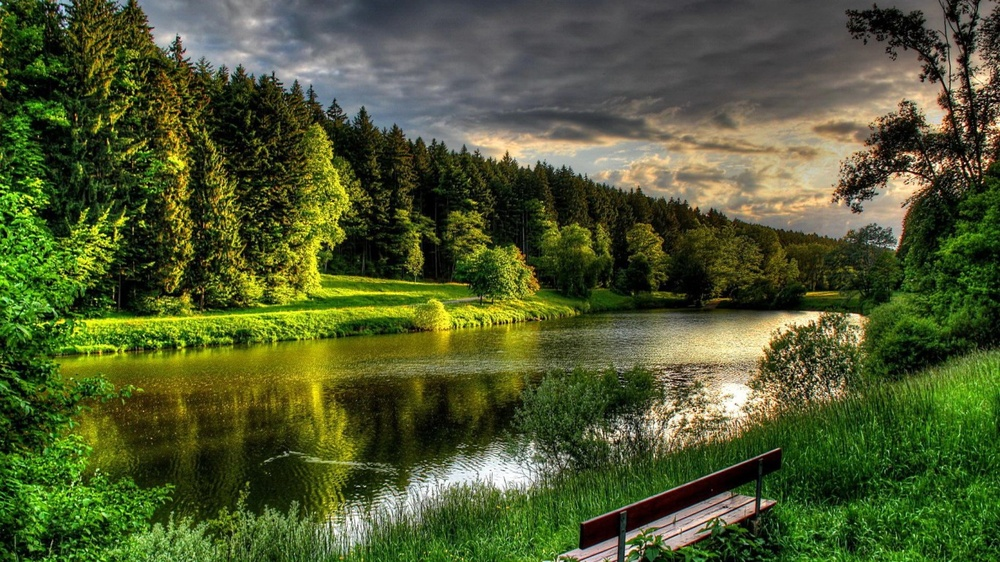
#> input picture PythonProjecct/images/manzara.jpg, 1000 x 562 px, shrunk from 1366 x 768 before the run
$ python 3-maxfilter-boxfilter.py
#> lines starting #> are read from the running program, lines starting #| are printed output that depends on the picture
import cv2
from matplotlib import pyplot as plt


img = cv2.imread('images/manzara.jpg')
#> img is the input picture: shape (562, 1000, 3); mean B, G, R 47.5, 88.9, 78.6
img = cv2.cvtColor(img, cv2.COLOR_BGR2RGB)

max_filtered = cv2.blur(img, (5, 5))
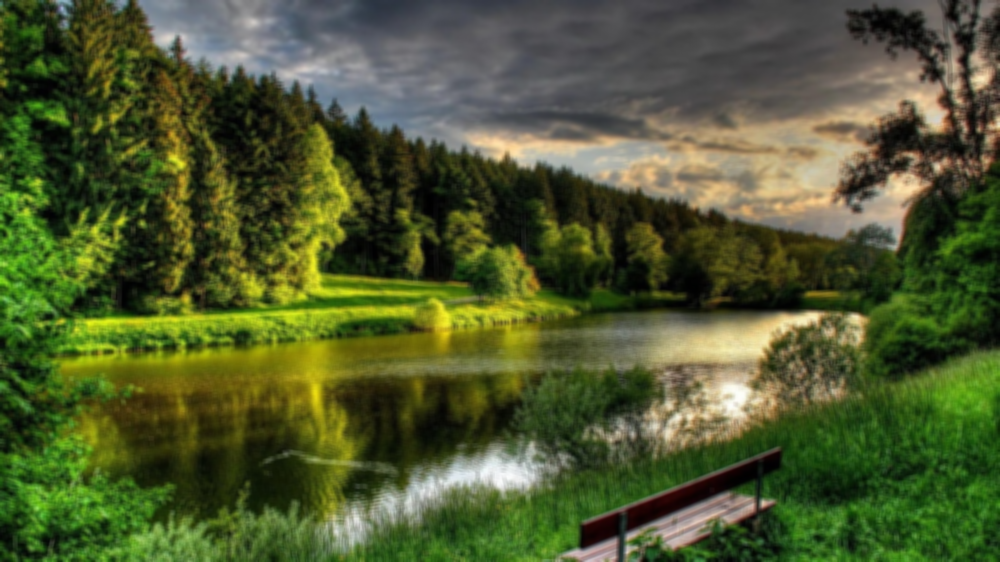
#> max_filtered: shape (562, 1000, 3); mean R, G, B 78.6, 88.9, 47.5

box_filtered = cv2.boxFilter(img, -1, (5, 5))

plt.figure(figsize=(10, 5))

plt.subplot(1, 3, 1)
plt.imshow(img)
plt.title('Orijinal Resim')

plt.subplot(1, 3, 2)
plt.imshow(max_filtered)
plt.title('Max Filter')

plt.subplot(1, 3, 3)
plt.imshow(box_filtered)
plt.title('Box Filter')

plt.tight_layout()
plt.show()
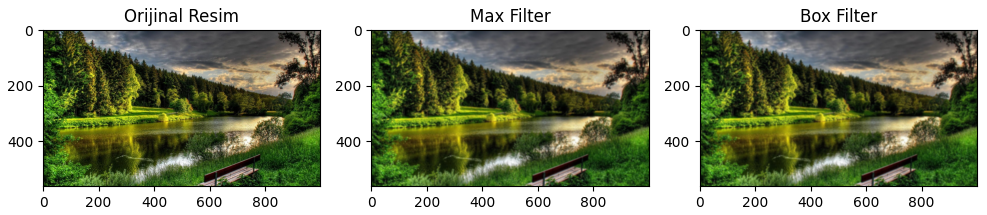
#> figure drawn by matplotlib, 3 panels

$ run again, with PythonProjecct/images/bitplane.jpg copied over PythonProjecct/images/manzara.jpg
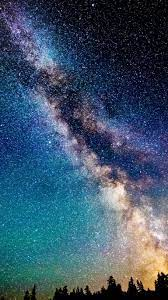
#> input picture PythonProjecct/images/bitplane.jpg, 168 x 300 px
#> img is the input picture: shape (300, 168, 3); mean B, G, R 104.9, 83.8, 60.5
#> `max_filtered = cv2.blur(img, (5, 5))`:
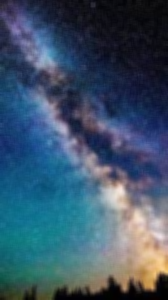
#> max_filtered: shape (300, 168, 3); mean R, G, B 60.5, 83.8, 104.9
#> `plt.show()`:
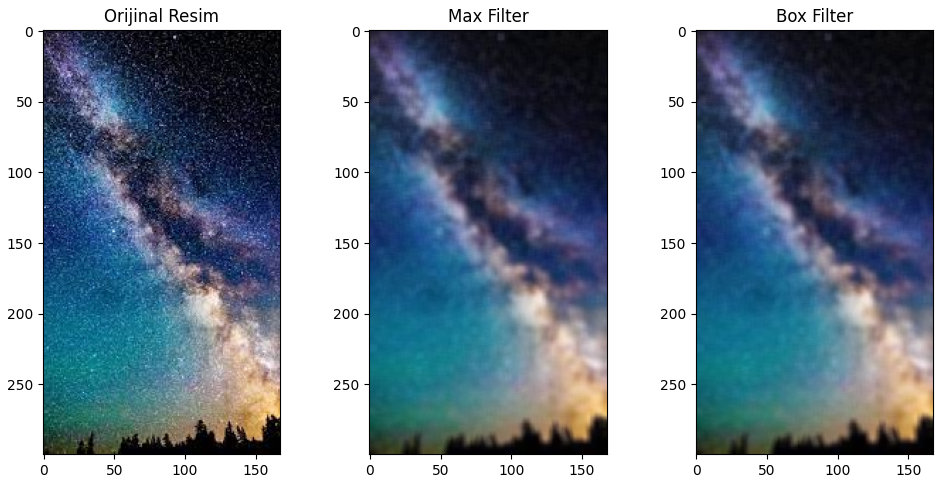
#> figure drawn by matplotlib, 3 panels
